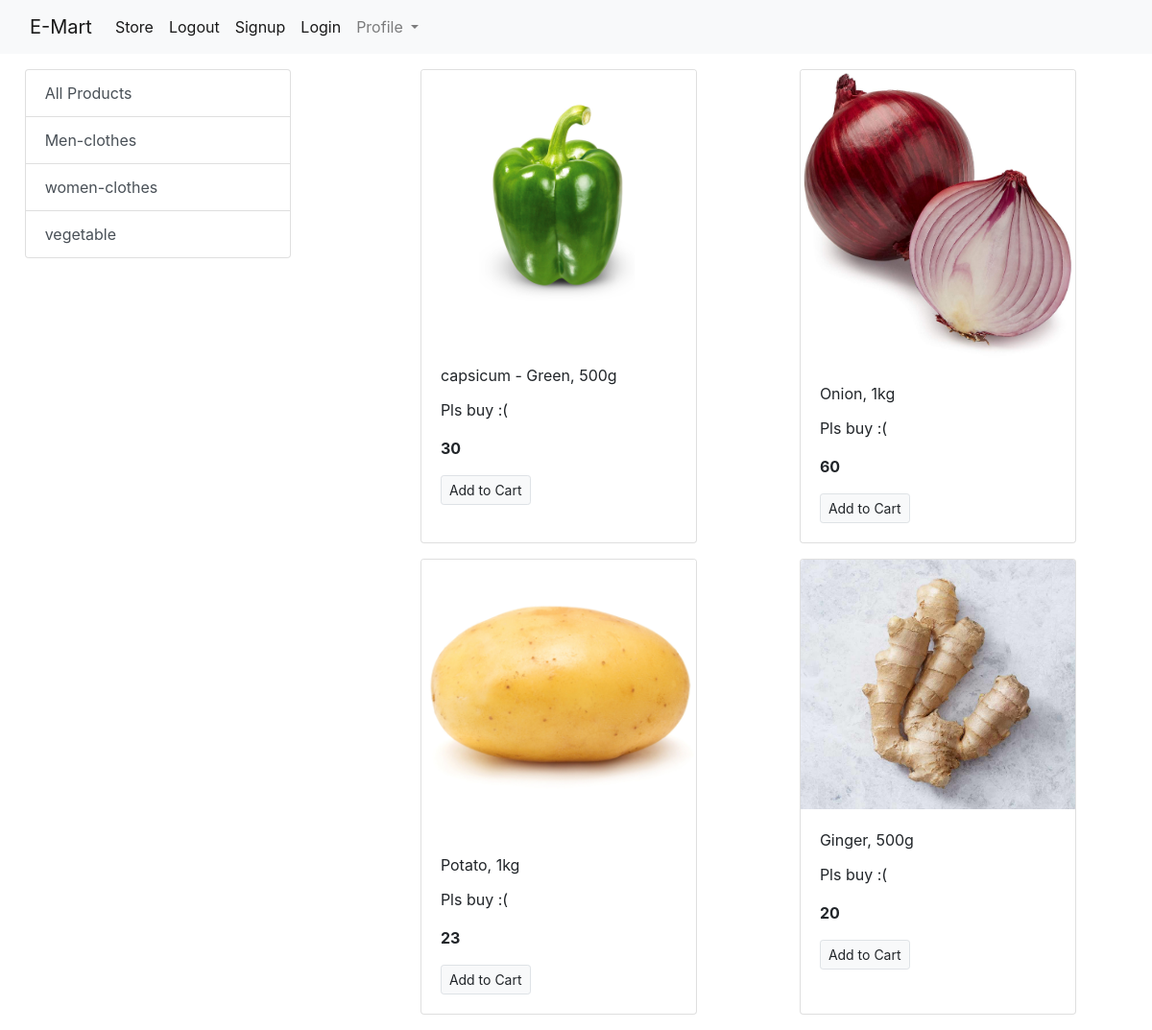
Screenshot of /?category=3 with the database file from the repository.
### store/models/category.py (models this page shows, shortened)
class Category(models.Model):
    name= models.CharField(max_length=20)
    @staticmethod
    def get_all_categories():
        return Category.objects.all()

### store/models/product.py (models this page shows, shortened)
class Product(models.Model):
    name = models.CharField(max_length=50)
    price = models.IntegerField(default=0)
    category = models.ForeignKey(Category, on_delete=models.CASCADE, default=1)
    description= models.CharField(max_length=200, default="", null=True, blank=True)
    image = models.ImageField(upload_to="upload/products/")
    @staticmethod
    def get_all_products_by_categoryid(category_id):
        if category_id:
            return Product.objects.filter(category = category_id)
        else:
            return Product.get_all_products()

### store/views.py (the view)
# urls.py: path('', index, name="homepage"),
def index(request):
    products = None
    categories = Category.get_all_categories()
    CategoryID = request.GET.get('category')
    if CategoryID:
        products = Product.get_all_products_by_categoryid(CategoryID)
    else:
        products= Product.get_all_products()
    data = {}
    data['products']= products
    data['categories'] = categories
    return render(request, 'index.html', data)

### store/templates/index.html
{% extends 'base.html' %}
{% block content %}
    <div class="conatiner-fluid mt-3">
      <div class="row">
          <div class="col-lg-3 mx-auto">
            <div class="list-group">
              <a href="/" class="list-group-item
              list-group-item-action ">All Products</a>
              {% for category in categories %}
              <a href="/?category={{category.id}}" class="list-group-item
              list-group-item-action ">{{category.name}}</a>
              {% endfor %}
            </div>
          </div>
        <div id='products' class="col-lg-8 mx-auto">
          <div class="row mx-auto">
            {%for product in products %}
            <div class="card mx-auto mb-3" style="width: 18rem;">
                <img class="card-img-top" src="{{product.image.url}}" alt="Card image cap">
                <div class="card-body">
                  <p class="card-title">{{product.name}}</p>
                  <p class="card-text">{{product.description}}</p>
                  <p class="card-text"><b>{{product.price}}</b></p>
                  <a href="#" class="btn btn-light border btn-sm">Add to Cart</a>
                </div>
            </div>
            {% endfor %}
          </div>
        </div>
      </div>
    </div>
{%endblock content%}

### rows the page displays
Category: name "Men-clothes"
Category: name "women-clothes"
Category: name "vegetable"
Product: image (picture), name "capsicum - Green, 500g", description "Pls buy :(", price "30"
Product: image (picture), name "Onion, 1kg", description "Pls buy :(", price "60"
Product: image (picture), name "Potato, 1kg", description "Pls buy :(", price "23"
Product: image (picture), name "Ginger, 500g", description "Pls buy :(", price "20"
